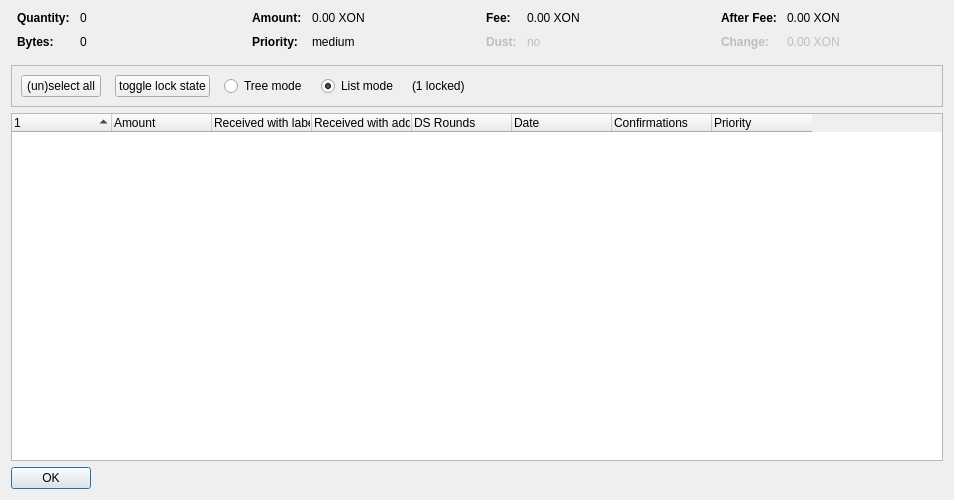
<?xml version="1.0" encoding="UTF-8"?>
<ui version="4.0">
 <class>CoinControlDialog</class>
 <widget class="QDialog" name="CoinControlDialog">
  <property name="geometry">
   <rect>
    <x>0</x>
    <y>0</y>
    <width>954</width>
    <height>500</height>
   </rect>
  </property>
  <property name="windowTitle">
   <string>Coin Selection</string>
  </property>
  <layout class="QVBoxLayout" name="verticalLayout">
   <item>
    <layout class="QHBoxLayout" name="horizontalLayoutTop" stretch="0,0,0,0">
     <property name="topMargin">
      <number>0</number>
     </property>
     <property name="bottomMargin">
      <number>10</number>
     </property>
     <item>
      <layout class="QFormLayout" name="formLayoutCoinControl1">
       <property name="horizontalSpacing">
        <number>10</number>
       </property>
       <property name="verticalSpacing">
        <number>10</number>
       </property>
       <property name="leftMargin">
        <number>6</number>
       </property>
       <property name="rightMargin">
        <number>6</number>
       </property>
       <item row="0" column="0">
        <widget class="QLabel" name="labelCoinControlQuantityText">
         <property name="font">
          <font>
           <weight>75</weight>
           <bold>true</bold>
          </font>
         </property>
         <property name="text">
          <string>Quantity:</string>
         </property>
        </widget>
       </item>
       <item row="0" column="1">
        <widget class="QLabel" name="labelCoinControlQuantity">
         <property name="cursor">
          <cursorShape>IBeamCursor</cursorShape>
         </property>
         <property name="contextMenuPolicy">
          <enum>Qt::ActionsContextMenu</enum>
         </property>
         <property name="text">
          <string notr="true">0</string>
         </property>
         <property name="textInteractionFlags">
          <set>Qt::LinksAccessibleByMouse|Qt::TextSelectableByKeyboard|Qt::TextSelectableByMouse</set>
         </property>
        </widget>
       </item>
       <item row="1" column="0">
        <widget class="QLabel" name="labelCoinControlBytesText">
         <property name="font">
          <font>
           <weight>75</weight>
           <bold>true</bold>
          </font>
         </property>
         <property name="text">
          <string>Bytes:</string>
         </property>
        </widget>
       </item>
       <item row="1" column="1">
        <widget class="QLabel" name="labelCoinControlBytes">
         <property name="cursor">
          <cursorShape>IBeamCursor</cursorShape>
         </property>
         <property name="contextMenuPolicy">
          <enum>Qt::ActionsContextMenu</enum>
         </property>
         <property name="text">
          <string notr="true">0</string>
         </property>
         <property name="textInteractionFlags">
          <set>Qt::LinksAccessibleByMouse|Qt::TextSelectableByKeyboard|Qt::TextSelectableByMouse</set>
         </property>
        </widget>
       </item>
      </layout>
     </item>
     <item>
      <layout class="QFormLayout" name="formLayoutCoinControl2">
       <property name="horizontalSpacing">
        <number>10</number>
       </property>
       <property name="verticalSpacing">
        <number>10</number>
       </property>
       <property name="leftMargin">
        <number>6</number>
       </property>
       <property name="rightMargin">
        <number>6</number>
       </property>
       <item row="0" column="0">
        <widget class="QLabel" name="labelCoinControlAmountText">
         <property name="font">
          <font>
           <weight>75</weight>
           <bold>true</bold>
          </font>
         </property>
         <property name="text">
          <string>Amount:</string>
         </property>
        </widget>
       </item>
       <item row="0" column="1">
        <widget class="QLabel" name="labelCoinControlAmount">
         <property name="cursor">
          <cursorShape>IBeamCursor</cursorShape>
         </property>
         <property name="contextMenuPolicy">
          <enum>Qt::ActionsContextMenu</enum>
         </property>
         <property name="text">
          <string notr="true">0.00 XON</string>
         </property>
         <property name="textInteractionFlags">
          <set>Qt::LinksAccessibleByMouse|Qt::TextSelectableByKeyboard|Qt::TextSelectableByMouse</set>
         </property>
        </widget>
       </item>
       <item row="1" column="0">
        <widget class="QLabel" name="labelCoinControlPriorityText">
         <property name="font">
          <font>
           <weight>75</weight>
           <bold>true</bold>
          </font>
         </property>
         <property name="text">
          <string>Priority:</string>
         </property>
        </widget>
       </item>
       <item row="1" column="1">
        <widget class="QLabel" name="labelCoinControlPriority">
         <property name="cursor">
          <cursorShape>IBeamCursor</cursorShape>
         </property>
         <property name="contextMenuPolicy">
          <enum>Qt::ActionsContextMenu</enum>
         </property>
         <property name="text">
          <string>medium</string>
         </property>
         <property name="textInteractionFlags">
          <set>Qt::LinksAccessibleByMouse|Qt::TextSelectableByKeyboard|Qt::TextSelectableByMouse</set>
         </property>
        </widget>
       </item>
      </layout>
     </item>
     <item>
      <layout class="QFormLayout" name="formLayoutCoinControl3">
       <property name="horizontalSpacing">
        <number>10</number>
       </property>
       <property name="verticalSpacing">
        <number>10</number>
       </property>
       <property name="leftMargin">
        <number>6</number>
       </property>
       <property name="rightMargin">
        <number>6</number>
       </property>
       <item row="0" column="0">
        <widget class="QLabel" name="labelCoinControlFeeText">
         <property name="font">
          <font>
           <weight>75</weight>
           <bold>true</bold>
          </font>
         </property>
         <property name="text">
          <string>Fee:</string>
         </property>
        </widget>
       </item>
       <item row="0" column="1">
        <widget class="QLabel" name="labelCoinControlFee">
         <property name="cursor">
          <cursorShape>IBeamCursor</cursorShape>
         </property>
         <property name="contextMenuPolicy">
          <enum>Qt::ActionsContextMenu</enum>
         </property>
         <property name="text">
          <string notr="true">0.00 XON</string>
         </property>
         <property name="textInteractionFlags">
          <set>Qt::LinksAccessibleByMouse|Qt::TextSelectableByKeyboard|Qt::TextSelectableByMouse</set>
         </property>
        </widget>
       </item>
       <item row="1" column="0">
        <widget class="QLabel" name="labelCoinControlLowOutputText">
         <property name="enabled">
          <bool>false</bool>
         </property>
         <property name="font">
          <font>
           <weight>75</weight>
           <bold>true</bold>
          </font>
         </property>
         <property name="text">
          <string>Dust:</string>
         </property>
        </widget>
       </item>
       <item row="1" column="1">
        <widget class="QLabel" name="labelCoinControlLowOutput">
         <property name="enabled">
          <bool>false</bool>
         </property>
         <property name="cursor">
          <cursorShape>IBeamCursor</cursorShape>
         </property>
         <property name="contextMenuPolicy">
          <enum>Qt::ActionsContextMenu</enum>
         </property>
         <property name="text">
          <string>no</string>
         </property>
         <property name="textInteractionFlags">
          <set>Qt::LinksAccessibleByMouse|Qt::TextSelectableByKeyboard|Qt::TextSelectableByMouse</set>
         </property>
        </widget>
       </item>
      </layout>
     </item>
     <item>
      <layout class="QFormLayout" name="formLayoutCoinControl4">
       <property name="horizontalSpacing">
        <number>10</number>
       </property>
       <property name="verticalSpacing">
        <number>10</number>
       </property>
       <property name="leftMargin">
        <number>6</number>
       </property>
       <property name="rightMargin">
        <number>6</number>
       </property>
       <item row="0" column="0">
        <widget class="QLabel" name="labelCoinControlAfterFeeText">
         <property name="font">
          <font>
           <weight>75</weight>
           <bold>true</bold>
          </font>
         </property>
         <property name="text">
          <string>After Fee:</string>
         </property>
        </widget>
       </item>
       <item row="0" column="1">
        <widget class="QLabel" name="labelCoinControlAfterFee">
         <property name="cursor">
          <cursorShape>IBeamCursor</cursorShape>
         </property>
         <property name="contextMenuPolicy">
          <enum>Qt::ActionsContextMenu</enum>
         </property>
         <property name="text">
          <string notr="true">0.00 XON</string>
         </property>
         <property name="textInteractionFlags">
          <set>Qt::LinksAccessibleByMouse|Qt::TextSelectableByKeyboard|Qt::TextSelectableByMouse</set>
         </property>
        </widget>
       </item>
       <item row="1" column="0">
        <widget class="QLabel" name="labelCoinControlChangeText">
         <property name="enabled">
          <bool>false</bool>
         </property>
         <property name="font">
          <font>
           <weight>75</weight>
           <bold>true</bold>
          </font>
         </property>
         <property name="text">
          <string>Change:</string>
         </property>
        </widget>
       </item>
       <item row="1" column="1">
        <widget class="QLabel" name="labelCoinControlChange">
         <property name="enabled">
          <bool>false</bool>
         </property>
         <property name="cursor">
          <cursorShape>IBeamCursor</cursorShape>
         </property>
         <property name="contextMenuPolicy">
          <enum>Qt::ActionsContextMenu</enum>
         </property>
         <property name="text">
          <string notr="true">0.00 XON</string>
         </property>
         <property name="textInteractionFlags">
          <set>Qt::LinksAccessibleByMouse|Qt::TextSelectableByKeyboard|Qt::TextSelectableByMouse</set>
         </property>
        </widget>
       </item>
      </layout>
     </item>
    </layout>
   </item>
   <item>
    <widget class="QFrame" name="frame">
     <property name="minimumSize">
      <size>
       <width>0</width>
       <height>40</height>
      </size>
     </property>
     <property name="frameShape">
      <enum>QFrame::StyledPanel</enum>
     </property>
     <property name="frameShadow">
      <enum>QFrame::Sunken</enum>
     </property>
     <layout class="QHBoxLayout" name="horizontalLayout">
      <item>
       <layout class="QHBoxLayout" name="horizontalLayoutPanel" stretch="0,0,0,0,0,0">
        <property name="spacing">
         <number>14</number>
        </property>
        <item>
         <widget class="QPushButton" name="pushButtonSelectAll">
          <property name="sizePolicy">
           <sizepolicy hsizetype="Maximum" vsizetype="Fixed">
            <horstretch>0</horstretch>
            <verstretch>0</verstretch>
           </sizepolicy>
          </property>
          <property name="text">
           <string>(un)select all</string>
          </property>
          <property name="autoDefault">
           <bool>false</bool>
          </property>
         </widget>
        </item>
        <item>
         <widget class="QPushButton" name="pushButtonToggleLock">
          <property name="sizePolicy">
           <sizepolicy hsizetype="Maximum" vsizetype="Fixed">
            <horstretch>0</horstretch>
            <verstretch>0</verstretch>
           </sizepolicy>
          </property>
          <property name="text">
           <string>toggle lock state</string>
          </property>
          <property name="autoDefault">
           <bool>false</bool>
          </property>
         </widget>
        </item>
        <item>
         <widget class="QRadioButton" name="radioTreeMode">
          <property name="sizePolicy">
           <sizepolicy hsizetype="Maximum" vsizetype="Fixed">
            <horstretch>0</horstretch>
            <verstretch>0</verstretch>
           </sizepolicy>
          </property>
          <property name="text">
           <string>Tree mode</string>
          </property>
         </widget>
        </item>
        <item>
         <widget class="QRadioButton" name="radioListMode">
          <property name="sizePolicy">
           <sizepolicy hsizetype="Maximum" vsizetype="Fixed">
            <horstretch>0</horstretch>
            <verstretch>0</verstretch>
           </sizepolicy>
          </property>
          <property name="text">
           <string>List mode</string>
          </property>
          <property name="checked">
           <bool>true</bool>
          </property>
         </widget>
        </item>
        <item>
         <widget class="QLabel" name="labelLocked">
          <property name="text">
           <string>(1 locked)</string>
          </property>
         </widget>
        </item>
        <item>
         <spacer name="horizontalSpacer">
          <property name="orientation">
           <enum>Qt::Horizontal</enum>
          </property>
          <property name="sizeHint" stdset="0">
           <size>
            <width>40</width>
            <height>20</height>
           </size>
          </property>
         </spacer>
        </item>
       </layout>
      </item>
     </layout>
    </widget>
   </item>
   <item>
    <widget class="CoinControlTreeWidget" name="treeWidget">
     <property name="contextMenuPolicy">
      <enum>Qt::CustomContextMenu</enum>
     </property>
     <property name="sortingEnabled">
      <bool>false</bool>
     </property>
     <property name="columnCount">
      <number>8</number>
     </property>
     <attribute name="headerShowSortIndicator" stdset="0">
      <bool>true</bool>
     </attribute>
     <attribute name="headerStretchLastSection">
      <bool>false</bool>
     </attribute>
     <column>
      <property name="text">
       <string/>
      </property>
     </column>
     <column>
      <property name="text">
       <string>Amount</string>
      </property>
     </column>
     <column>
      <property name="text">
       <string>Received with label</string>
      </property>
     </column>
     <column>
      <property name="text">
       <string>Received with address</string>
      </property>
     </column>
     <column>
      <property name="text">
       <string>DS Rounds</string>
      </property>
     </column>
     <column>
      <property name="text">
       <string>Date</string>
      </property>
     </column>
     <column>
      <property name="text">
       <string>Confirmations</string>
      </property>
      <property name="toolTip">
       <string>Confirmed</string>
      </property>
     </column>
     <column>
      <property name="text">
       <string>Priority</string>
      </property>
     </column>
    </widget>
   </item>
   <item>
    <widget class="QDialogButtonBox" name="buttonBox">
     <property name="sizePolicy">
      <sizepolicy hsizetype="Maximum" vsizetype="Fixed">
       <horstretch>0</horstretch>
       <verstretch>0</verstretch>
      </sizepolicy>
     </property>
     <property name="orientation">
      <enum>Qt::Horizontal</enum>
     </property>
     <property name="standardButtons">
      <set>QDialogButtonBox::Ok</set>
     </property>
    </widget>
   </item>
  </layout>
 </widget>
 <customwidgets>
  <customwidget>
   <class>CoinControlTreeWidget</class>
   <extends>QTreeWidget</extends>
   <header>coincontroltreewidget.h</header>
  </customwidget>
 </customwidgets>
 <resources/>
 <connections/>
</ui>
